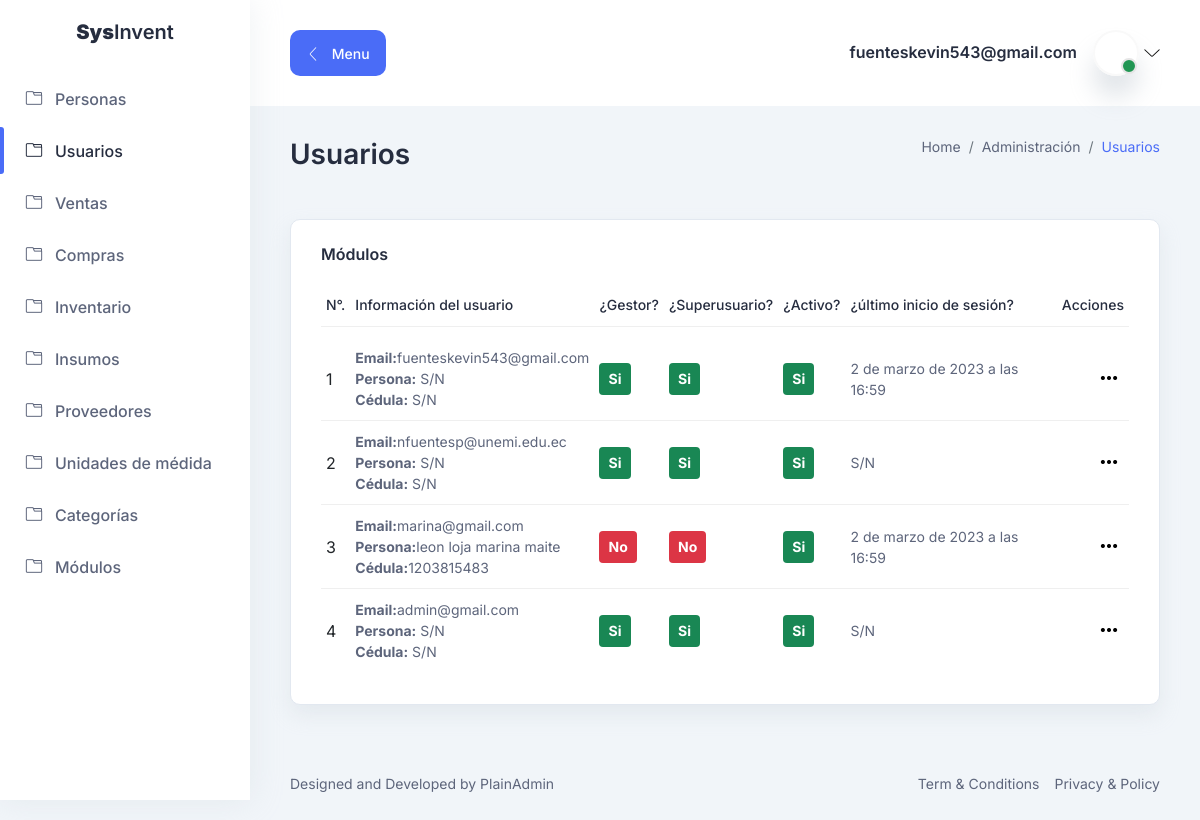
Before: /administracion/usuario/ (signed in) with the older database file.
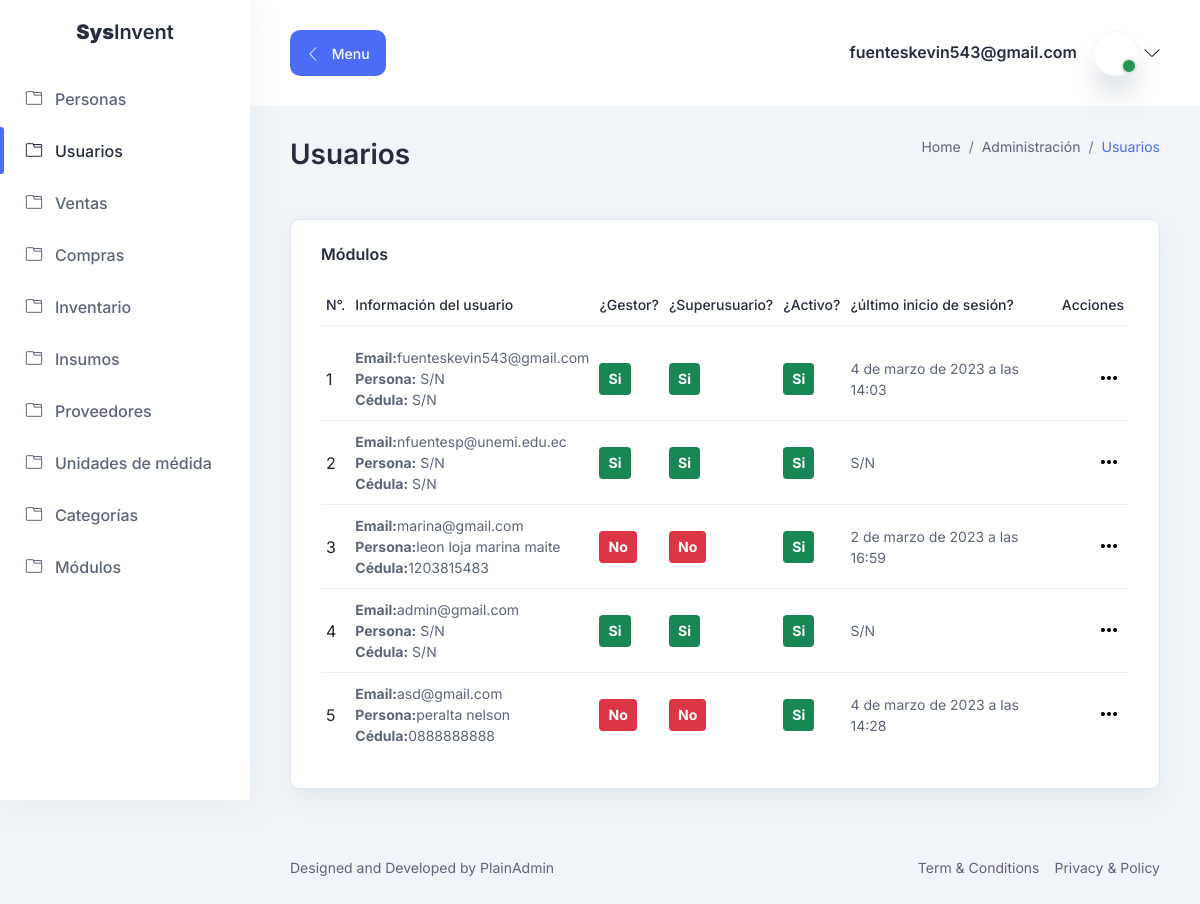
After: the same page with the newer database file.
### administracion/models.py (models this page shows, shortened)
class Modulo(ModeloBase):
    nombre = models.CharField(verbose_name="Nombre", unique=True, max_length=200)
    descripcion = models.CharField(verbose_name="Descripción", unique=True, max_length=200)
    name_tag = models.CharField(verbose_name="name tag", unique=True, max_length=200)
    activo = models.BooleanField(verbose_name="¿Módulo activo?")
    icon_class = models.CharField(verbose_name="icon class",default='lni lni-folder', max_length=200)
    class Meta:
        verbose_name = "Módulo del sistema"
        verbose_name_plural = "Módulos del sistema"
        ordering = ['-id']
    def url(self):
        try:
            url= reverse(self.name_tag.__str__())
        except Exception:
            url="Javascript:void(0)"
        return url

### inventario/models.py (models this page shows, shortened)
class Usuario(AbstractBaseUser, PermissionsMixin):
    email = models.EmailField(unique=True, verbose_name="Email")
    is_active = models.BooleanField(default=True, verbose_name="¿Activo?")
    is_staff = models.BooleanField(default=False, verbose_name="¿Gestor?")
    objects = CustomUserManager()
    USERNAME_FIELD = 'email'
    def __str__(self):
        return self.email

class Persona(ModeloBase):
    nombres = models.CharField(verbose_name="Nombres", max_length=450)
    apellidos = models.CharField(verbose_name="Apellidos", max_length=450)
    cedula = models.CharField(verbose_name="Cédula", max_length=10, unique=True)
    email = models.EmailField(unique=True, verbose_name="Email", null=True, blank=True)
    usuario = models.OneToOneField(Usuario, on_delete=models.CASCADE, null=True, blank=True)
    class Meta:
        verbose_name = "Persona"
        verbose_name_plural = "Personas"
        ordering = ['-id']
    def __str__(self):
        return f'{self.apellidos} {self.nombres}'

### administracion/views.py (the view)
# urls.py: path('usuario/', ViewUsuario.as_view(), name="view_usuario"),
class ViewUsuario(LoginRequiredMixin, ListView):
    template_name = "administracion/usuario/view.html"
    model = Usuario
    paginate_by = 10
    context_object_name = "usuarios"

### inventario/templatetags/tags.py (called while the page is built)
@register.simple_tag
def get_modulos_list():
    modulos = Modulo.objects.filter(status=True, activo=True)
    return modulos

### project/processors.py (called while the page is built)
def context_dict(request):
    context = {}
    return context

### templates/administracion/usuario/view.html (shortened to what this page needs)
{% extends 'base.html' %}
{% block content %}
    <div class="title-wrapper pt-30">
        <div class="row align-items-center">
            <div class="col-md-6">
                <div class="title d-flex align-items-center flex-wrap mb-30">
                    <h2 class="mr-40">Usuarios</h2>
                </div>
            </div>
            <div class="col-md-6">
                <div class="breadcrumb-wrapper mb-30">
                    <nav aria-label="breadcrumb">
                        <ol class="breadcrumb">
                            <li class="breadcrumb-item ">
                                <a href="{% url 'home' %}">Home</a>
                            </li>
                            <li class="breadcrumb-item ">
                                <a href="{% url 'administracion:administracion' %}">Administración</a>
                            </li>
                            <li class="breadcrumb-item active" aria-current="page">
                                Usuarios
                            </li>
                        </ol>
                    </nav>
                </div>
            </div>
        </div>
    </div>
    <div class="tables-wrapper">
        <div class="row pb-3">
        </div>
        <div class="row">
            <div class="col-lg-12">
                <div class="card-style mb-30">
                    <h6 class="mb-10">Módulos</h6>
                    <div class="table-wrapper table-responsive">
                        <table class="table top-selling-table">
                            <thead>
                            <tr>
                                <th>
                                    <h6 class="text-sm text-medium">N°.</h6>
                                </th>
                                <th>
                                    <h6 class="text-sm text-medium">Información del usuario</h6>
                                </th>
                                <th>
                                    <h6 class="text-sm text-medium">¿Gestor?</h6>
                                </th>
                                <th>
                                    <h6 class="text-sm text-medium">¿Superusuario?</h6>
                                </th>
                                <th>
                                    <h6 class="text-sm text-medium">¿Activo?</h6>
                                </th>
                                <th>
                                    <h6 class="text-sm text-medium">¿último inicio de sesión?</h6>
                                </th>
                                <th>
                                    <h6 class="text-sm text-medium text-end">
                                        Acciones
                                    </h6>
                                </th>
                            </tr>
                            </thead>
                            <tbody>
                            {% for usuario in usuarios %}
                                <tr>
                                    <td>
                                        {{ forloop.counter }}
                                    </td>
                                    <td>
                                        <p class="text-sm"><b>Email:</b>{{ usuario.email }}</p>
                                        <p class="text-sm"><b>Persona:</b>{{ usuario.persona |default:" S/N" }}</p>
                                        <p class="text-sm"><b>Cédula:</b>{{ usuario.persona.cedula |default:" S/N" }}
                                        </p>
                                    </td>
                                    <td>
                                        <p class="text-sm">
                                            {% if usuario.is_staff %}
                                                <span class="text-sm badge bg-success">Si</span>
                                            {% else %}
                                                <span class="text-sm badge bg-danger">No</span>
                                            {% endif %}
                                        </p>
                                    </td>
                                    <td>
                                        <p class="text-sm">
                                            {% if usuario.is_superuser %}
                                                <span class="text-sm badge bg-success">Si</span>
                                            {% else %}
                                                <span class="text-sm badge bg-danger">No</span>
                                            {% endif %}
                                        </p>
                                    </td>
                                    <td>
                                        <p class="text-sm">
                                            {% if usuario.is_active %}
                                                <span class="text-sm badge bg-success">Si</span>
                                            {% else %}
                                                <span class="text-sm badge bg-danger">No</span>
                                            {% endif %}
                                        </p>
                                    </td>
                                    <td>
                                        <p class="text-sm">
                                            {{ usuario.last_login|default_if_none:"S/N" }}
                                        </p>
                                    </td>
                                    <td>
                                        <div class="action justify-content-end">
                                            <button
                                                    class="more-btn ml-10 dropdown-toggle"
                                                    id="moreAction1"
                                                    data-bs-toggle="dropdown"
                                                    aria-expanded="false"
                                            >
                                                <i class="lni lni-more-alt"></i>
                                            </button>
                                        </div>
                                    </td>
                                </tr>
                            {% empty %}
                                <tr>
                                    <td>No existen registros</td>
                                </tr>
                            {% endfor %}
                            </tbody>
                        </table>
                    </div>
                </div>
            </div>
        </div>
    </div>
{% endblock %}

### templates/base.html (shortened to what this page needs)
<!DOCTYPE html>
{% load tags %}
{% load static %}
<html lang="es">
<head>
    <link rel="stylesheet" href="{% static 'assets/css/bootstrap.min.css' %}"/>
    <link rel="stylesheet" href="{% static 'assets/css/lineicons.css' %}"/>
    <link rel="stylesheet" href="{% static 'assets/css/materialdesignicons.min.css' %}"/>
    <link rel="stylesheet" href="{% static 'assets/css/fullcalendar.css' %}"/>
    <link rel="stylesheet" href="{% static 'assets/css/fullcalendar.css' %}"/>
    <link rel="stylesheet" href="{% static 'assets/css/main.css' %}"/>
    <link rel="stylesheet" href="{% static 'assets/css/sweetalert2.min.css' %}"/>
</head>
<body>
<aside class="sidebar-nav-wrapper">
    <div class="navbar-logo">
        <a href="{% url 'home' %}">
            <h4><strong>Sys</strong>Invent</h4>
        </a>
    </div>
    <nav class="sidebar-nav">
        <ul>
            {% get_modulos_list as menu %}
            {% for modulo in menu %}
                <li class="nav-item {% if modulo.url == request.get_full_path %} active {% endif %}">
                    <a href="{{ modulo.url }}">
              <span class="icon">
                 <i class="lni lni-folder"></i>
              </span>
                        <span class="text">{{ modulo.nombre }}</span>
                    </a>
                </li>
            {% endfor %}
        </ul>
    </nav>
</aside>
<main class="main-wrapper">
    <header class="header">
        <div class="container-fluid">
            <div class="row">
                <div class="col-lg-5 col-md-5 col-6">
                    <div class="header-left d-flex align-items-center">
                        <div class="menu-toggle-btn mr-20">
                            <button
                                    id="menu-toggle"
                                    class="main-btn primary-btn btn-hover"
                            >
                                <i class="lni lni-chevron-left me-2"></i> Menu
                            </button>
                        </div>
                    </div>
                </div>
                <div class="col-lg-7 col-md-7 col-6">
                    <div class="header-right">
                        <div class="profile-box ml-15">
                            <button
                                    class="dropdown-toggle bg-transparent border-0"
                                    type="button"
                                    id="profile"
                                    data-bs-toggle="dropdown"
                                    aria-expanded="false"
                            >
                                <div class="profile-info">
                                    <div class="info">
                                        <h6>{{ user }}</h6>
                                        <div class="image">
                                            <span class="status"></span>
                                        </div>
                                    </div>
                                </div>
                                <i class="lni lni-chevron-down"></i>
                            </button>
                        </div>
                    </div>
                </div>
            </div>
        </div>
    </header>
    <section class="section">
        <div class="container-fluid">
            {% block content %}
            {% endblock %}
        </div>
    </section>
    <footer class="footer">
        <div class="container-fluid">
            <div class="row">
                <div class="col-md-6 order-last order-md-first">
                    <div class="copyright text-center text-md-start">
                        <p class="text-sm">
                            Designed and Developed by
                            <a
                                    href="https://plainadmin.com"
                                    rel="nofollow"
                                    target="_blank"
                            >
                                PlainAdmin
                            </a>
                        </p>
                    </div>
                </div>
                <div class="col-md-6">
                    <div
                            class="
                  terms
                  d-flex
                  justify-content-center justify-content-md-end
                "
                    >
                        <a href="javascript:void(0)" class="text-sm">Term & Conditions</a>
                        <a href="javascript:void(0)" class="text-sm ml-15">Privacy & Policy</a>
                    </div>
                </div>
            </div>
        </div>
    </footer>
</main>
</body>
</html>

### static/assets/css/fullcalendar.css (style rules this page uses)
:root { --fc-daygrid-event-dot-width: 8px; }
:root { --fc-list-event-dot-width: 10px; --fc-list-event-hover-bg-color: #f5f5f5; }

Changed rows visible on the page:
changed Usuario "fuenteskevin543@gmail.com": last_login "2 de marzo de 2023 a las 16:59" → "4 de marzo de 2023 a las 14:03"
added Usuario: email "asd@gmail.com", persona "peralta nelson", persona.cedula "0888888888", is_staff "No", is_superuser "No", is_active "Si", last_login "4 de marzo de 2023 a las 14:28"
